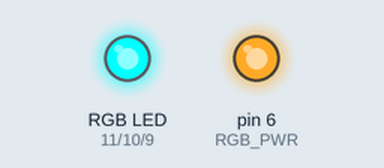
A sketch run on a simulated Arduino Uno, built with avr-gcc and run on an emulated ATmega328P. Shown: an RGB LED mixed from three pins (HIGH = lit), output pins drawn as LEDs (lit = HIGH).

Above: at 0.7 s.
At 2.2 s:
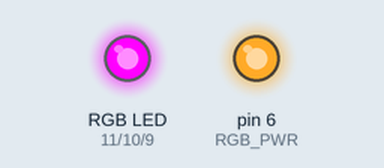
At 3.7 s:
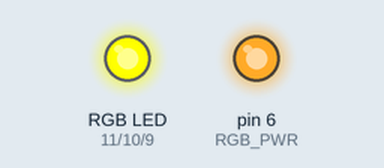
At 5.2 s:
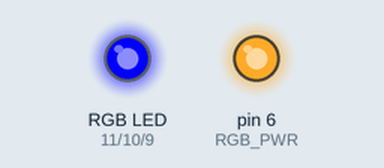
At 6.7 s:
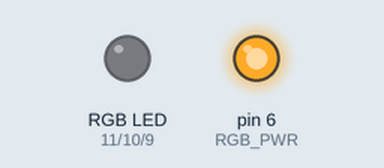
Timing chart, 0 to 9.8 s (numbered marks = the images above):
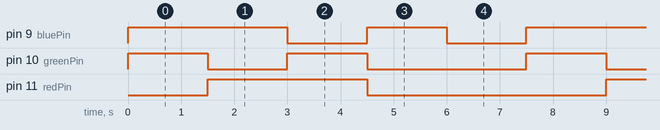

The sketch:

test_rgb_led_com_anode.ino
```cpp
/*
Adafruit Arduino - Lesson 3. RGB LED
 */

//uncomment this line if using a Common Anode LED
#define COMMON_ANODE

int redPin = 11;
int greenPin = 10;
int bluePin = 9;

#define delayTime 1500 // fading time between colors

#define RGB_PWR 6 //RGB is Common Anode

void setup()
{
  pinMode(redPin, OUTPUT);
  pinMode(greenPin, OUTPUT);
  pinMode(bluePin, OUTPUT);
  pinMode(RGB_PWR, OUTPUT);
  digitalWrite(RGB_PWR, HIGH);
}
void loop()
{
  setColor(255, 0, 0); // red
  delay(delayTime);
  setColor(0, 255, 0); // green
  delay(delayTime);
  setColor(0, 0, 255); // blue
  delay(delayTime);
  setColor(255, 255, 0); // yellow
  delay(delayTime);
  setColor(255, 255, 255); // white
  delay(delayTime);
}
void setColor(int red, int green, int blue)
{
#ifdef COMMON_ANODE
  red = 255 - red;
  green = 255 - green;
  blue = 255 - blue;
#endif
  analogWrite(redPin, red);
  analogWrite(greenPin, green);
  analogWrite(bluePin, blue);
}
```

Measured:
- by itself, pin 9 (bluePin): repeats every 7.5 s: LOW 1.5 s, HIGH 1.5 s, LOW 1.5 s, HIGH 3.0 s
- by itself, pin 10 (greenPin): repeats every 7.5 s: LOW 1.5 s, HIGH 1.5 s, LOW 3.0 s, HIGH 1.5 s
- by itself, pin 11 (redPin): alternates HIGH for 3.0 s and LOW for 4.5 s
